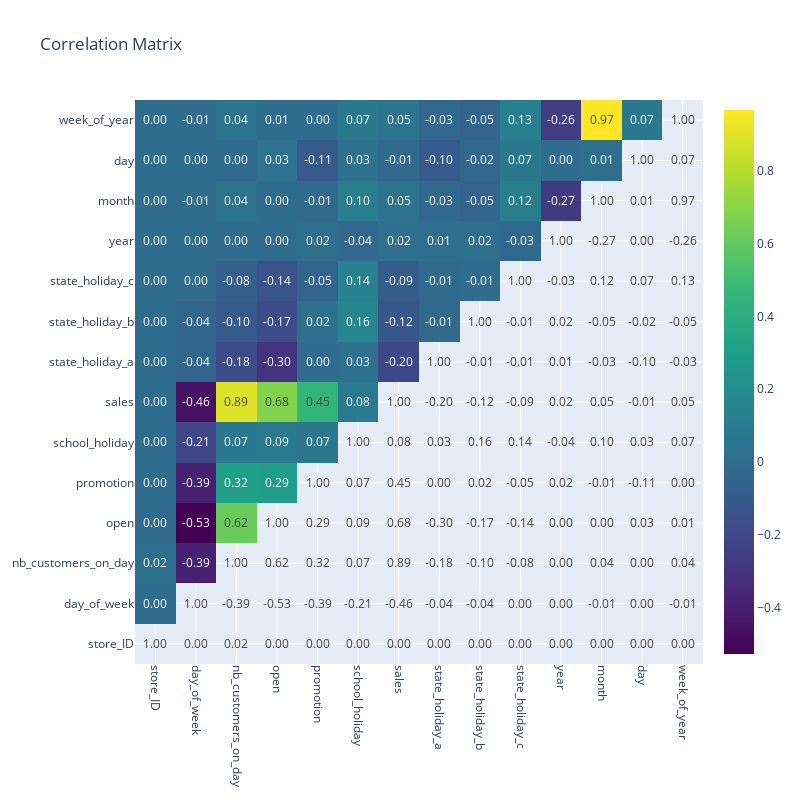

Here is the notebook cell this chart was saved with:
### Markdown cell above
## Check dataset collinearity and balance

### Code cell
# Let's check features collinearity

# Plot correlation matrix using Plotly
def print_correlation_matrix(correlation_matrix):
    """
    Plot correlatoin matrix using Plotly
    """
    mask = np.triu(np.ones_like(correlation_matrix, dtype=bool))
    masked_correlation = correlation_matrix.mask(mask)

    fig = go.Figure(
        data=go.Heatmap(
            z=masked_correlation.values,
            x=correlation_matrix.columns,
            y=correlation_matrix.columns,
            colorscale='Viridis',
            text=correlation_matrix.values,
            texttemplate="%{text:.2f}",
            hoverinfo='z'
        )
    )

    # Adding titles and labels
    fig.update_layout(
        title='Correlation Matrix',
        xaxis_nticks=36,
        width=800, height=800,
        yaxis=dict(tickmode='linear'),
        xaxis=dict(tickangle=90),
        autosize=False)

    # Display the interactive heatmap
    fig.show()

print_correlation_matrix(sales_data_cleaned.corr())

### Figure 1 — Plotly figure (JSON) as saved in the notebook; plotly's stock layout.template omitted (floating-point values rounded to 4 significant figures; data arrays with more than 128 entries replaced by an {"elided": "..."} marker saying what was removed)
{"data": [{"colorscale": [[0, "#440154"], [0.1111, "#482878"], [0.2222, "#3e4989"], [0.3333, "#31688e"], [0.4444, "#26828e"], [0.5556, "#1f9e89"], [0.6667, "#35b779"], [0.7778, "#6ece58"], [0.8889, "#b5de2b"], [1, "#fde725"]], "hoverinfo": "z", "text": {"elided": "14x14 float values"}, "texttemplate": "%{text:.2f}", "type": "heatmap", "x": ["store_ID", "day_of_week", "nb_customers_on_day", "open", "promotion", "school_holiday", "sales", "state_holiday_a", "state_holiday_b", "state_holiday_c", "year", "month", "day", "week_of_year"], "y": ["store_ID", "day_of_week", "nb_customers_on_day", "open", "promotion", "school_holiday", "sales", "state_holiday_a", "state_holiday_b", "state_holiday_c", "year", "month", "day", "week_of_year"], "z": {"elided": "14x14 float values"}}], "layout": {"autosize": false, "height": 800, "title": {"text": "Correlation Matrix"}, "width": 800, "xaxis": {"nticks": 36, "tickangle": 90}, "yaxis": {"tickmode": "linear"}}}
